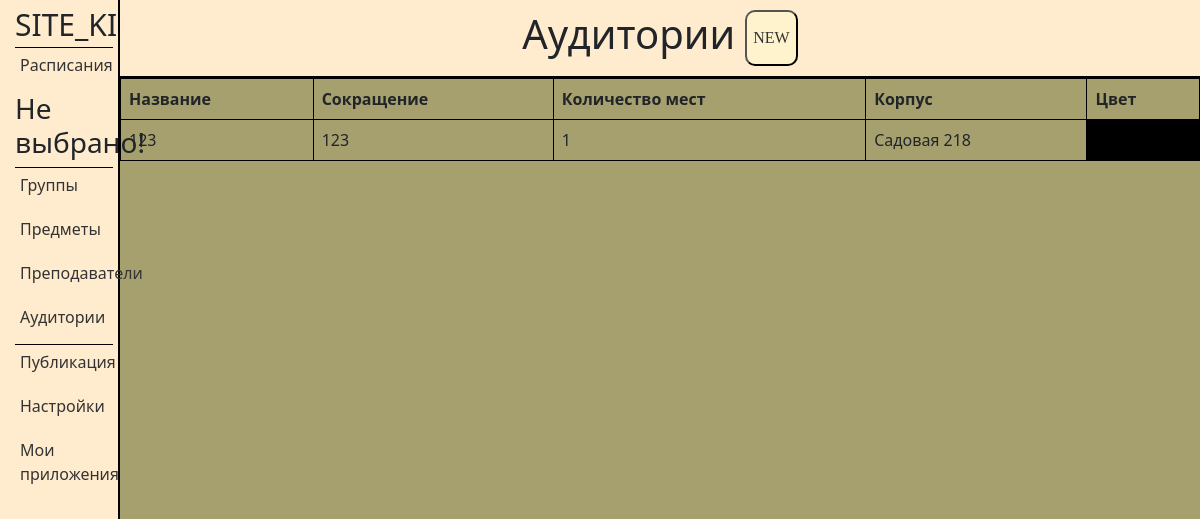
The app's page /applications/7/cabinets/, older data.
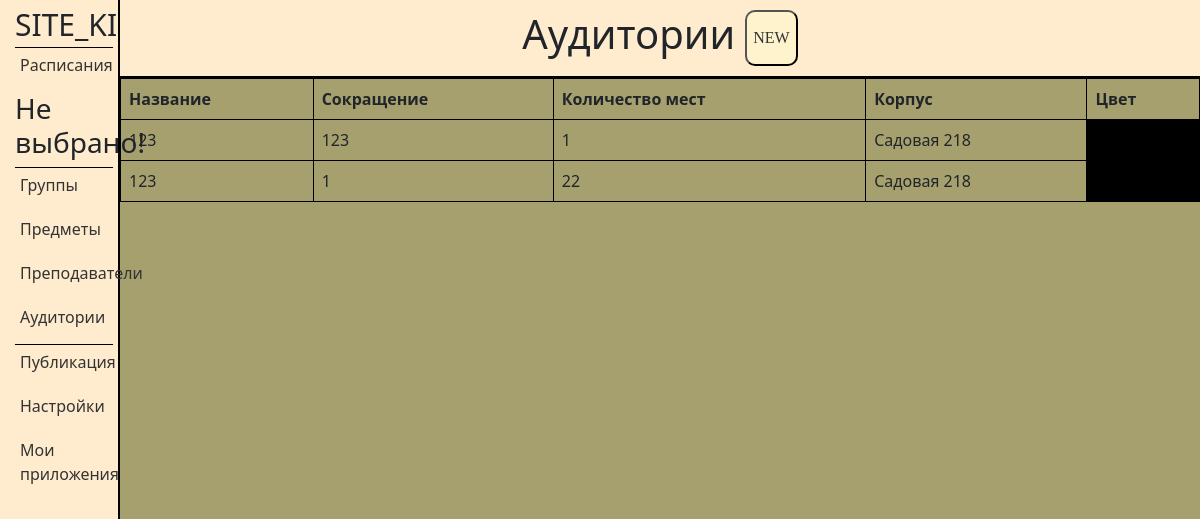
The same page, newer data.
### applications/models.py (models this page shows, shortened)
class Cabinets(models.Model):
    title = models.CharField('Название', max_length=50)
    abbreviation = models.CharField('Сокращение', max_length=50)
    seat_number = models.CharField('Количество мест', max_length=50)
    building = models.CharField('Корпус', max_length=50)
    color = models.CharField('Цвет', max_length=50)
    application_id = models.ForeignKey(Applications, on_delete=models.CASCADE, related_name='Cabinets')
    class Meta:
        verbose_name = 'Аудитория'
        verbose_name_plural = 'Аудитории'

### applications/views.py (the view)
def cabinets(request, app_id):
    return handle_form(request, app_id, Cabinets, CabinetsForm, 'applications/cabinets.html')

### applications/views.py (called while the page is built)
def find_week_title(request):
    week_title = None
    if request.COOKIES.get('selectedElementId'):
        sched_id = request.COOKIES.get('selectedElementId')
        sched_instance = Schedules.objects.get(id=sched_id)
        week_title = sched_instance.title
    else:
        week_title = 'Не выбрано!'
    return week_title

### applications/templates/applications/cabinets.html (shortened to what this page needs)
{% extends 'applications/layout.html' %}
{% load static %}
{% block content %}
<div class="features">
    <header>
        <h1>Аудитории</h1>
        <button class="popup-btn" id="open_pop_up">NEW</button>
    </header>
   <table class="table">
    <thead>
        <tr>
            <th>Название</th>
            <th>Сокращение</th>
            <th>Количество мест</th>
            <th>Корпус</th>
            <th>Цвет</th>
        </tr>
    </thead>
    <tbody>
        {% for el in groups %}
        <tr>
            <td>{{ el.title }}</td>
            <td>{{ el.abbreviation }}</td>
            <td>{{ el.seat_number }}</td>
            <td>{{ el.building }}</td>
            <td style="background-color:{{ el.color }}"></td>
        </tr>
        {% endfor %}
    </tbody>
</table>
</div>
{% endblock %}

Row changes from the older to the newer data that the page shows:
added Cabinets: title "123", abbreviation "1", seat_number "22", building "Садовая 218"
